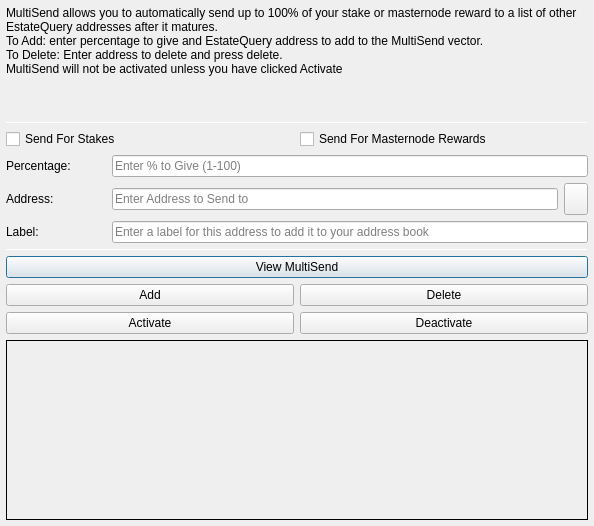
<?xml version="1.0" encoding="UTF-8"?>
<ui version="4.0">
 <class>MultiSendDialog</class>
 <widget class="QDialog" name="MultiSendDialog">
  <property name="windowModality">
   <enum>Qt::NonModal</enum>
  </property>
  <property name="geometry">
   <rect>
    <x>0</x>
    <y>0</y>
    <width>594</width>
    <height>526</height>
   </rect>
  </property>
  <property name="windowTitle">
   <string>MultiSend</string>
  </property>
  <layout class="QVBoxLayout" name="verticalLayout" stretch="0">
   <property name="leftMargin">
    <number>6</number>
   </property>
   <property name="topMargin">
    <number>6</number>
   </property>
   <property name="rightMargin">
    <number>6</number>
   </property>
   <property name="bottomMargin">
    <number>6</number>
   </property>
   <item>
    <layout class="QVBoxLayout" name="verticalLayout_Main" stretch="1,1,1,0,1,1,1">
     <item>
      <widget class="QLabel" name="label_2">
       <property name="lineWidth">
        <number>1</number>
       </property>
       <property name="text">
        <string>MultiSend allows you to automatically send up to 100% of your stake or masternode reward to a list of other EstateQuery addresses after it matures.
To Add: enter percentage to give and EstateQuery address to add to the MultiSend vector.
To Delete: Enter address to delete and press delete.
MultiSend will not be activated unless you have clicked Activate</string>
       </property>
       <property name="alignment">
        <set>Qt::AlignLeading|Qt::AlignLeft|Qt::AlignTop</set>
       </property>
       <property name="wordWrap">
        <bool>true</bool>
       </property>
      </widget>
     </item>
     <item>
      <widget class="Line" name="line">
       <property name="minimumSize">
        <size>
         <width>0</width>
         <height>1</height>
        </size>
       </property>
       <property name="maximumSize">
        <size>
         <width>16777215</width>
         <height>1</height>
        </size>
       </property>
       <property name="orientation">
        <enum>Qt::Horizontal</enum>
       </property>
      </widget>
     </item>
     <item>
      <layout class="QVBoxLayout" name="verticalLayout_Settings">
       <item>
        <layout class="QHBoxLayout" name="horizontalLayout">
         <item>
          <widget class="QCheckBox" name="multiSendStakeCheckBox">
           <property name="text">
            <string>Send For Stakes</string>
           </property>
          </widget>
         </item>
         <item>
          <widget class="QCheckBox" name="multiSendMasternodeCheckBox">
           <property name="text">
            <string>Send For Masternode Rewards</string>
           </property>
          </widget>
         </item>
        </layout>
       </item>
       <item>
        <layout class="QHBoxLayout" name="horizontalLayout_6">
         <item>
          <widget class="QLabel" name="label">
           <property name="minimumSize">
            <size>
             <width>100</width>
             <height>0</height>
            </size>
           </property>
           <property name="toolTip">
            <string>Percentage of stake to send</string>
           </property>
           <property name="text">
            <string>Percentage:</string>
           </property>
          </widget>
         </item>
         <item>
          <widget class="QLineEdit" name="multiSendPercentEdit">
           <property name="toolTip">
            <string>Enter whole numbers 1 - 100</string>
           </property>
           <property name="placeholderText">
            <string>Enter % to Give (1-100)</string>
           </property>
          </widget>
         </item>
        </layout>
       </item>
       <item>
        <layout class="QHBoxLayout" name="horizontalLayout_7">
         <item>
          <widget class="QLabel" name="label_5">
           <property name="minimumSize">
            <size>
             <width>100</width>
             <height>0</height>
            </size>
           </property>
           <property name="toolTip">
            <string>Address to send portion of stake to</string>
           </property>
           <property name="text">
            <string>Address:</string>
           </property>
          </widget>
         </item>
         <item>
          <widget class="QLineEdit" name="multiSendAddressEdit">
           <property name="toolTip">
            <string/>
           </property>
           <property name="placeholderText">
            <string>Enter Address to Send to</string>
           </property>
          </widget>
         </item>
         <item>
          <widget class="QToolButton" name="addressBookButton">
           <property name="maximumSize">
            <size>
             <width>16777215</width>
             <height>32</height>
            </size>
           </property>
           <property name="toolTip">
            <string>Choose an address from the address book</string>
           </property>
           <property name="text">
            <string/>
           </property>
           <property name="shortcut">
            <string>Alt+A</string>
           </property>
          </widget>
         </item>
        </layout>
       </item>
      </layout>
     </item>
     <item>
      <layout class="QHBoxLayout" name="horizontalLayout_3">
       <item>
        <widget class="QLabel" name="label_3">
         <property name="minimumSize">
          <size>
           <width>100</width>
           <height>0</height>
          </size>
         </property>
         <property name="text">
          <string>Label:</string>
         </property>
        </widget>
       </item>
       <item>
        <widget class="QLineEdit" name="labelAddressLabelEdit">
         <property name="placeholderText">
          <string>Enter a label for this address to add it to your address book</string>
         </property>
        </widget>
       </item>
      </layout>
     </item>
     <item>
      <widget class="Line" name="line_2">
       <property name="minimumSize">
        <size>
         <width>0</width>
         <height>1</height>
        </size>
       </property>
       <property name="maximumSize">
        <size>
         <width>16777215</width>
         <height>1</height>
        </size>
       </property>
       <property name="orientation">
        <enum>Qt::Horizontal</enum>
       </property>
      </widget>
     </item>
     <item>
      <layout class="QVBoxLayout" name="verticalLayout_Buttons">
       <item>
        <layout class="QHBoxLayout" name="horizontalLayout_4">
         <item>
          <widget class="QPushButton" name="viewButton">
           <property name="toolTip">
            <string/>
           </property>
           <property name="statusTip">
            <string>View MultiSend Vector</string>
           </property>
           <property name="text">
            <string>View MultiSend</string>
           </property>
          </widget>
         </item>
        </layout>
       </item>
       <item>
        <layout class="QHBoxLayout" name="horizontalLayout_2">
         <item>
          <widget class="QPushButton" name="addButton">
           <property name="toolTip">
            <string/>
           </property>
           <property name="statusTip">
            <string>Add to MultiSend Vector</string>
           </property>
           <property name="text">
            <string>Add</string>
           </property>
          </widget>
         </item>
         <item>
          <widget class="QPushButton" name="deleteButton">
           <property name="toolTip">
            <string/>
           </property>
           <property name="statusTip">
            <string>Delete Address From MultiSend Vector</string>
           </property>
           <property name="text">
            <string>Delete</string>
           </property>
          </widget>
         </item>
        </layout>
       </item>
       <item>
        <layout class="QHBoxLayout" name="horizontalLayout_5">
         <item>
          <widget class="QPushButton" name="activateButton">
           <property name="statusTip">
            <string>Activate MultiSend</string>
           </property>
           <property name="text">
            <string>Activate</string>
           </property>
          </widget>
         </item>
         <item>
          <widget class="QPushButton" name="disableButton">
           <property name="statusTip">
            <string>Deactivate MultiSend</string>
           </property>
           <property name="text">
            <string>Deactivate</string>
           </property>
          </widget>
         </item>
        </layout>
       </item>
      </layout>
     </item>
     <item>
      <widget class="QLabel" name="message">
       <property name="minimumSize">
        <size>
         <width>0</width>
         <height>180</height>
        </size>
       </property>
       <property name="frameShape">
        <enum>QFrame::Panel</enum>
       </property>
       <property name="frameShadow">
        <enum>QFrame::Plain</enum>
       </property>
       <property name="lineWidth">
        <number>1</number>
       </property>
       <property name="midLineWidth">
        <number>1</number>
       </property>
       <property name="text">
        <string/>
       </property>
       <property name="alignment">
        <set>Qt::AlignLeading|Qt::AlignLeft|Qt::AlignTop</set>
       </property>
       <property name="wordWrap">
        <bool>true</bool>
       </property>
      </widget>
     </item>
    </layout>
   </item>
  </layout>
 </widget>
 <resources>
  <include location="../estatequery.qrc"/>
 </resources>
 <connections/>
</ui>
